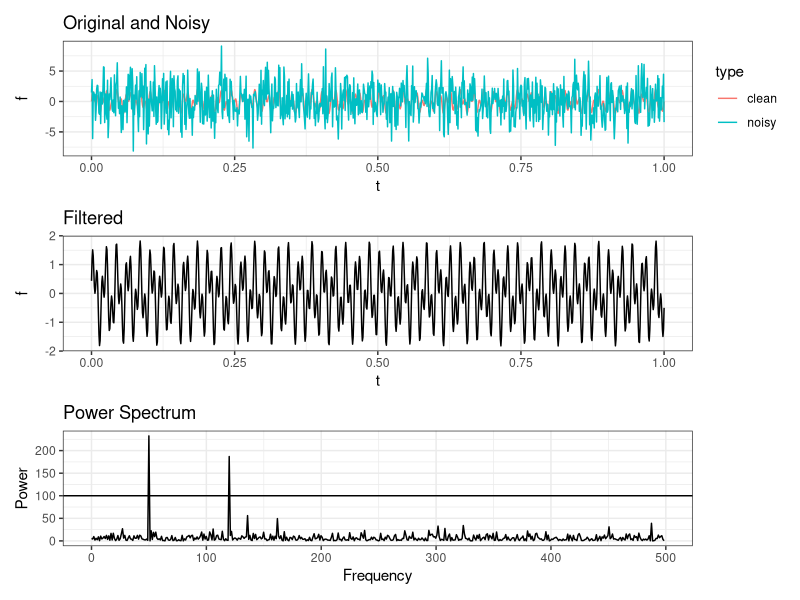

Here is the R script that generated this plot:
library(tidyverse)
library(patchwork)

dt <- 0.001
t <- seq(0,1, by = dt)

# Clean signal is sum of 2 sin waves of 50hz and 120hz
f_clean <- sin(2*pi*50*t) + sin(2*pi*120*t)

# Add noise
f <- f_clean + 2.5 * rnorm(length(t))

signal_df <- rbind(
  data.frame(t = t, f = f, type = "noisy"),
  data.frame(t = t, f = f_clean, type = "clean"))


n <- length(t)
f_hat <- fft(f)
psd <- Re(f_hat * Conj(f_hat) / n)
freq <- (1/(dt*n)) * seq(0, n-1)

# Use the PSD to filter out noise
f_hat[which(psd < 100)] <- 0

# Inverse fourier to recover the cleaned signal - note the 'n' which is different to matlab.
f_filt <- fft(f_hat, inverse = TRUE) / n


# Plots

# Clean and noisy
p1 <- ggplot(signal_df, aes(t, f, colour = type)) + 
  geom_line() + 
  ggtitle("Original and Noisy") + 
  theme_bw()

# Filtered
p2 <- data.frame(t = t, f = Re(f_filt)) %>% 
  ggplot(aes(t, f)) + 
  geom_line() + 
  ggtitle("Filtered") + 
  theme_bw()

# Power spectrum
p3 <- data.frame(freq = freq, psd = psd) %>% 
  head(500) %>% 
  ggplot(aes(freq, psd)) + 
  geom_line() + 
  ylab("Power") + 
  xlab("Frequency") + 
  geom_hline(yintercept = 100) + 
  ggtitle("Power Spectrum") + 
  theme_bw()

p1 / p2 / p3
